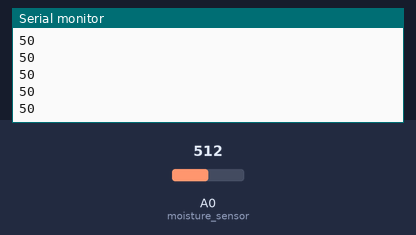
Recording of a sketch running on a simulated Arduino Uno, built with avr-gcc and run on an emulated ATmega328P. Parts: the last lines printed to the serial monitor. Inputs (shaded band) come from the test bench; at power-on: A0 (moisture_sensor) = 512.

Above: at 1.2 s.
1.3 s: A0 (moisture_sensor) set to 716
At 1.9 s:
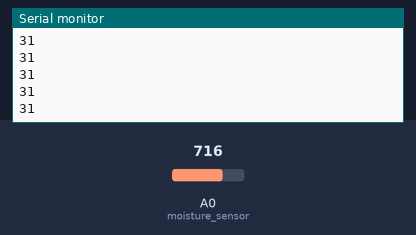
2.8 s: A0 (moisture_sensor) set to 900
At 3.7 s:
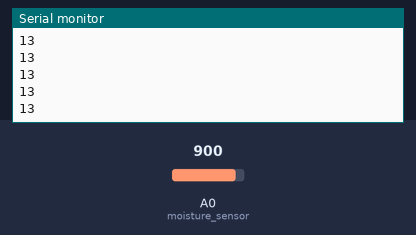
Timing chart, 0 to 5.8 s (numbered marks = the images above; inputs shaded):
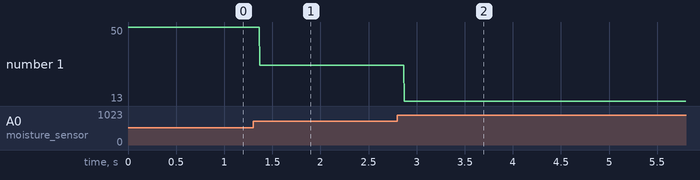

Measured:
- after the input at 1.3 s, the serial monitor: prints a new line after 0.07 s (image 1)
- after the input at 2.8 s, the serial monitor: prints a new line after 0.07 s (image 2)
- plotted number 1: 50 → 31 after the input at 1.3 s, 31 → 13 after the input at 2.8 s

The sketch:

Moisture_sensor.ino
```cpp
/*
GND - Gnd
INP - A0
VCC - 3.3v
*/
int moisture_sensor = A0;
int value;
void setup()
{
pinMode(moisture_sensor, INPUT);
Serial.begin(9600);
}
void loop()
{
value = analogRead(moisture_sensor);
value = map(value, 0, 1023, 100, 0);
Serial.println(value);
}
```
